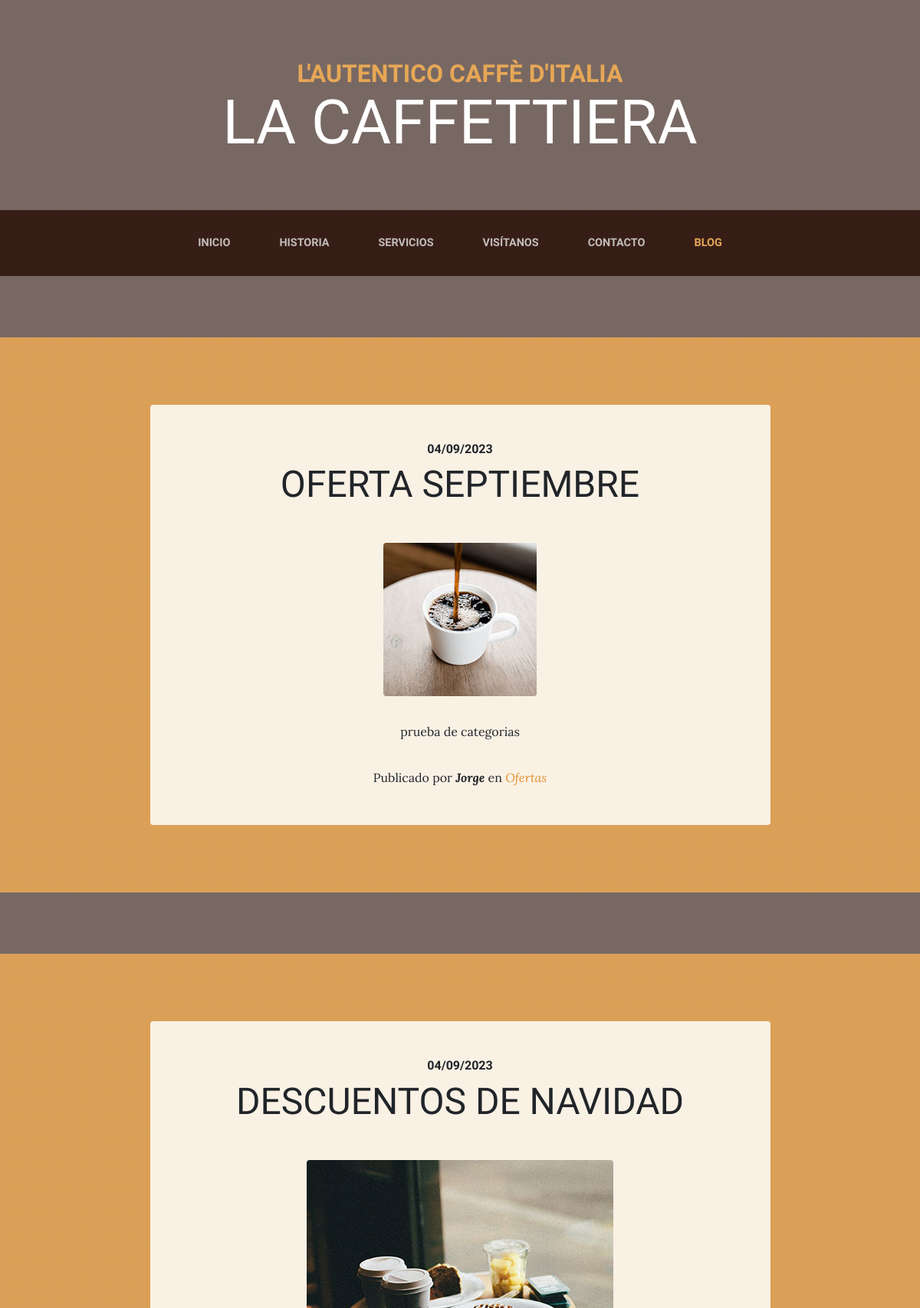
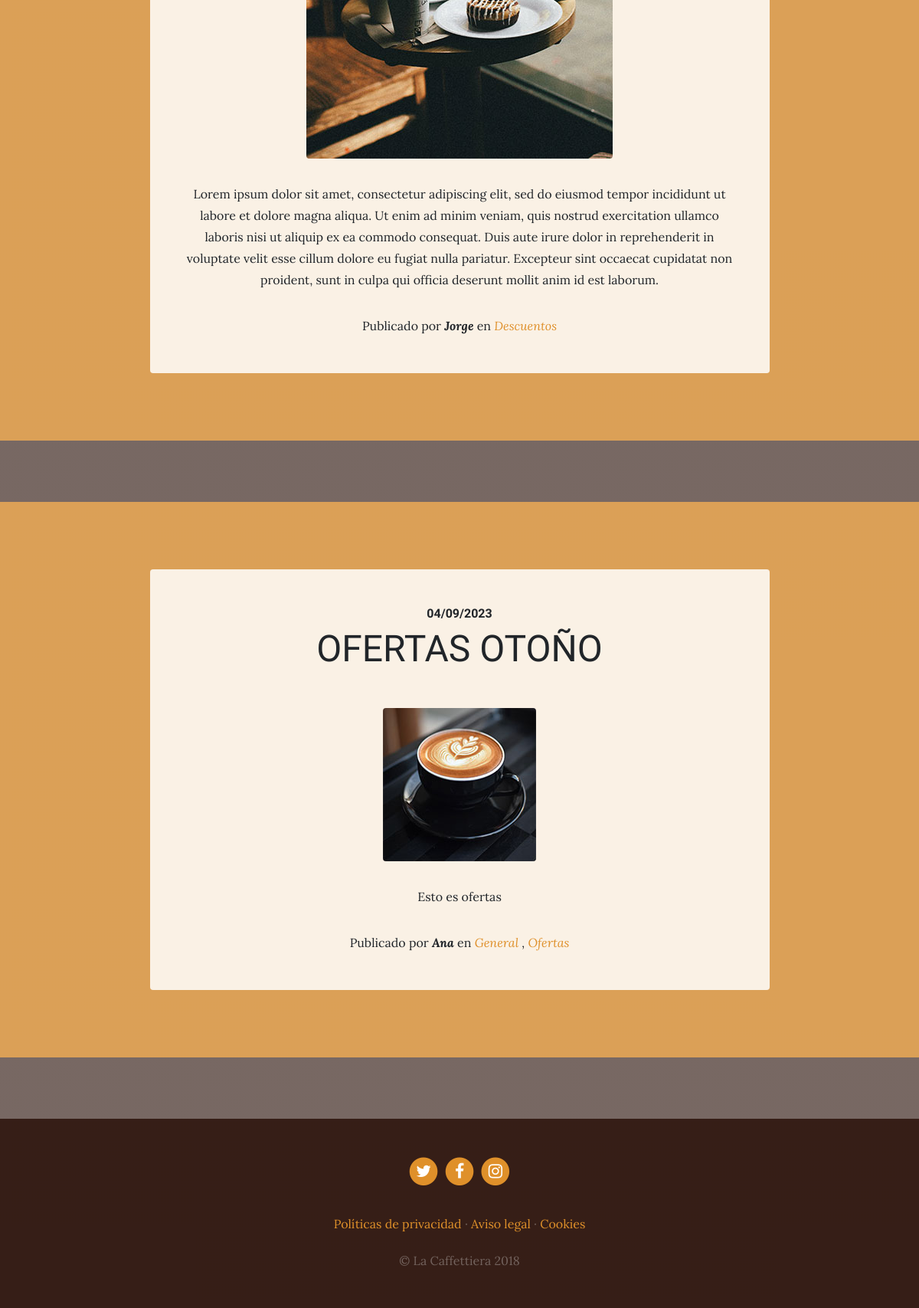
Screenshot of /blog/ with the database file from the repository (2 pictures, top to bottom).
### blog/models.py (models this page shows, shortened)
class Blog(models.Model):
    title=models.CharField(max_length=100, verbose_name="Titulo")
    content=models.TextField(verbose_name="Contenido")
    published=models.DateTimeField(verbose_name="Fecha de publicacion",default=now)
    image=models.ImageField(verbose_name="Image",upload_to="blog")
    author=models.ForeignKey(User, verbose_name=("Autor"), on_delete=models.CASCADE)
    categories=models.ManyToManyField(Category, verbose_name=("Categorias"))
    created=models.DateTimeField(auto_now_add=True, verbose_name="Fecha de creacion")
    updated=models.DateTimeField(auto_now=True, verbose_name="Fecha de modificacion")
    class Meta:
        verbose_name="Entrada"
        verbose_name_plural="Entradas"
        ordering=["-created"]

class Category(models.Model):
    name= models.CharField(max_length=50, verbose_name="Nombre")
    created=models.DateTimeField(auto_now_add=True, verbose_name="Fecha de creacion")
    updated=models.DateTimeField(auto_now=True, verbose_name="Fecha de modificacion")
    class Meta:
        verbose_name="Categoria"
        verbose_name_plural="Categorias"
        ordering=["name"]

### pages/models.py (models this page shows, shortened)
class Page(models.Model):
    title=models.CharField(max_length=100, verbose_name="Titulo")
    content=RichTextField(verbose_name="Contenido")
    created=models.DateField(auto_now_add=True, verbose_name="Fecha de creacion")
    updated=models.DateTimeField(auto_now=True,verbose_name="Fecha de modificacion")
    class Meta:
        verbose_name="Pagina"
        verbose_name_plural="Paginas"
        ordering=["created"]

### blog/views.py (the view)
# urls.py: path('',views.blog,name='blog'),
def blog(request):
    blogs=Blog.objects.all()
    return render(request,"blog/blog.html",{'listBlogs':blogs})

### pages/templatetags/pages_secundary.py (called while the page is built)
@register.simple_tag
def get_list_pages():
    pages=Page.objects.all()
    return pages

### social/processors.py (called while the page is built)
def context(request):
    dict={}
    listSocial=Social.objects.all()
    for social in listSocial:
        dict[social.key]=social.url
    return dict

### blog/templates/blog/blog.html (shortened to what this page needs)
{% extends 'core/base.html' %}
{% load static %}
{% block content %}
{% for blog in listBlogs %}
    <section class="page-section cta">
      <div class="container">
        <div class="row">
          <div class="col-xl-9 mx-auto">
            <div class="cta-innerv text-center rounded">
              <h2 class="section-heading mb-5">
                <span class="section-heading-upper">{{blog.published|date:"SHORT_DATE_FORMAT"}}</span>
                <span class="section-heading-lower">{{blog.title}}</span>
              </h2>
              <p class="mb-0">
                <img class="mx-auto d-flex rounded img-fluid mb-3 mb-lg-0" src="{{blog.image.url}}" alt="">
              </p>
              <p class="mb-0 mbt">
                {{blog.content}}
              </p>
              <p class="mb-0 mbt">
                <span class="section-heading-under">Publicado por <em><b>{{blog.author}}</b></em> en
                  {% for category in blog.categories.all %}
                  <em><a href="{% url 'category' category.id %}" class="link"> {{category.name}}</a>
                 {% if not forloop.last %},{% endif %}</em>
                  {% endfor %}
                </span>
              </p>
            </div>
          </div>
        </div>
      </div>
    </section>
{% endfor %}
{% endblock  %}

### core/templates/core/base.html (shortened to what this page needs)
<!DOCTYPE html>
<html lang="es">
  <head>
{% load static %}
    <link href="{% static 'core/vendor/bootstrap/css/bootstrap.min.css' %}" rel="stylesheet">
    <link href="{% static 'core/vendor/font-awesome/css/font-awesome.min.css' %}" rel="stylesheet" type="text/css">
    <link href="{% static 'core/css/business-casual.css' %}" rel="stylesheet">
  </head>
  <body>
    <h1 class="site-heading text-center text-white d-none d-lg-block">
      <span class="site-heading-upper text-primary mb-3">L'autentico caffè d'italia</span>
      <span class="site-heading-lower">La Caffettiera</span>
    </h1>
    <nav class="navbar navbar-expand-lg navbar-dark py-lg-4" id="mainNav">
      <div class="container">
        <div class="collapse navbar-collapse" id="navbarResponsive">
          <ul class="navbar-nav mx-auto">
            <li class="nav-item {%if request.path == '/' %}active{% endif %} px-lg-4">
              <a class="nav-link text-uppercase text-expanded" href="{% url 'home' %}">Inicio</a>
            </li>
            <li class="nav-item px-lg-4 {%if request.path == '/about/' %}active{% endif %}" >
              <a class="nav-link text-uppercase text-expanded" href="{% url 'about' %}">Historia</a>
            </li>
            <li class="nav-item px-lg-4 {%if request.path == '/services/' %}active{% endif %}">
              <a class="nav-link text-uppercase text-expanded" href="{% url 'services' %}">Servicios</a>
            </li>
            <li class="nav-item px-lg-4 {%if request.path == '/store/' %}active{% endif %}">
              <a class="nav-link text-uppercase text-expanded" href="{% url 'store' %}">Visítanos</a>
            </li>
            <li class="nav-item px-lg-4 {%if request.path == '/contact/' %}active{% endif %}">
              <a class="nav-link text-uppercase text-expanded" href="{% url 'contact' %}">Contacto</a>
            </li>
            <li class="nav-item px-lg-4 {%if request.path == '/blog/' %}active{% endif %}">
              <a class="nav-link text-uppercase text-expanded" href="{% url 'blog' %}">Blog</a>
            </li>
          </ul>
        </div>
      </div>
    </nav>
{% block content %}{% endblock  %}
    <footer class="footer text-faded text-center py-5">
      <div class="container">
        <p class="m-0">
          {% if URL_TWITTER %}
	        <a href="{{URL_TWITTER}}" class="link">
	          <span class="fa-stack fa-lg">
	            <i class="fa fa-circle fa-stack-2x"></i>
	            <i class="fa fa-twitter fa-stack-1x fa-inverse"></i>
	          </span>
	        </a>
          {% endif %}
          {% if URL_FACEBOOK %}
	        <a href="{{URL_FACEBOOK}}" class="link">
	          <span class="fa-stack fa-lg">
	            <i class="fa fa-circle fa-stack-2x"></i>
	            <i class="fa fa-facebook fa-stack-1x fa-inverse"></i>
	          </span>
	        </a>
          {% endif %}
          {% if URL_INSTAGRAM %}
	        <a href="{{URL_INSTAGRAM}}" class="link">
	          <span class="fa-stack fa-lg">
	            <i class="fa fa-circle fa-stack-2x"></i>
	            <i class="fa fa-instagram fa-stack-1x fa-inverse"></i>
	          </span>
          {% endif %}
	        </a>
	    </p>
        <p class="m-0 mbt">
          {% load pages_secundary %}
          {%get_list_pages as listPages%}
          {% for page in listPages %}
            <a href="{% url 'pages' page.id%}" class="link">{{page.title}}</a> {%if not forloop.last%}·{%endif%}
          {% endfor %}
		</p>
        <p class="m-0 mbt1">&copy; La Caffettiera 2018</p>
      </div>
	</footer>
  </body>
</html>

### core/static/core/css/business-casual.css (style rules this page uses)
body { font-family: 'Lora'; background: linear-gradient(rgba(47, 23, 15, 0.65), rgba(47, 23, 15, 0.65)), url("../img/bg.jpg"); background-attachment: fixed; background-position: center; background-size: cover; }
h1, h2, h3, h4, h5, h6 { font-family: 'Raleway'; }
p { line-height: 1.75; }
.text-faded { color: rgba(255, 255, 255, 0.3); }
.site-heading { margin-top: 5rem; margin-bottom: 5rem; text-transform: uppercase; line-height: 1; font-family: 'Raleway'; }
.site-heading .site-heading-upper { display: block; font-size: 2rem; font-weight: 800; }
.site-heading .site-heading-lower { font-size: 5rem; font-weight: 100; line-height: 4rem; }
.page-section { margin-top: 5rem; margin-bottom: 5rem; }
.section-heading { text-transform: uppercase; }
.section-heading .section-heading-upper { display: block; font-size: 1rem; font-weight: 800; padding-bottom:.5rem; }
.section-heading .section-heading-lower { display: block; font-size: 3rem; font-weight: 100; }
#mainNav { background-color: rgba(47, 23, 15, 0.9); font-family: 'Raleway'; }
#mainNav .navbar-nav .nav-item .nav-link { color: rgba(255, 255, 255, 0.7); font-weight: 800; }
#mainNav .navbar-nav .nav-item.active .nav-link { color: #e6a756; }
@media (min-width: 992px) { #mainNav .navbar-nav .nav-item .nav-link { font-size: 0.9rem; } }
.cta { padding-top: 5rem; padding-bottom: 5rem; background-color: rgba(230, 167, 86, 0.9); }
.cta .cta-innerv { position: relative; padding: 3rem; margin: 0.5rem; background-color: rgba(255, 255, 255, 0.85); }
.footer { background-color: rgba(47, 23, 15, 0.9); }
.text-primary { color: #e6a756 !important; }
.mbt { padding-top: 2rem; }
.mbt1 { padding-top: 1.25rem; }
a.link { color: #df902a; }

### rows the page displays
Blog: published "04/09/2023", title "OFERTA SEPTIEMBRE", image (picture), content "prueba de categorias", author "Jorge"
Category: name "Ofertas"
Blog: published "04/09/2023", title "DESCUENTOS DE NAVIDAD", image (picture), content "Lorem ipsum dolor sit amet, consectetur adipiscing elit, sed do eiusmod tempor incididunt ut labore et dolore magna aliqua. Ut enim ad minim veniam, quis nostrud exercitation ullamco laboris nisi ut aliquip ex ea commodo consequat. Duis aute irure dolor in reprehenderit in voluptate velit esse cillum dolore eu fugiat nulla pariatur. Excepteur sint occaecat cupidatat non proident, sunt in culpa qui officia deserunt mollit anim id est laborum.", author "Jorge"
Category: name "Descuentos"
Blog: published "04/09/2023", title "OFERTAS OTOÑO", image (picture), content "Esto es ofertas", author "Ana"
Category: name "General"
Page: title "Políticas de privacidad"
Page: title "Aviso legal"
Page: title "Cookies"
